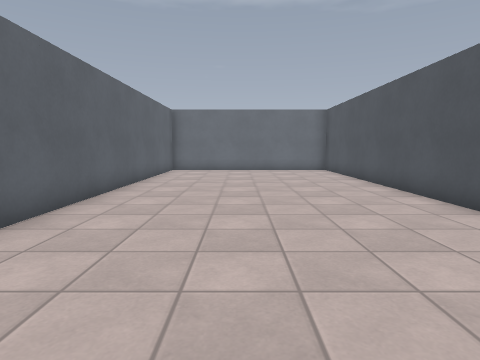
View 1 (above)

15 first-person views from a walk through a Godot game level. The camera is 1.2 m above the floor, tilts 6° down and sees 75° across. The floor is counted in squares, 1 m on a side. Each view is taken from the middle of a square. On the plan, view 1 faces up. The plan holds only what a view shows up to about 13 squares ahead; the rest is blank. Characters and animated objects are left out. Surface patterns are stand-ins for the level's own textures.

View 2
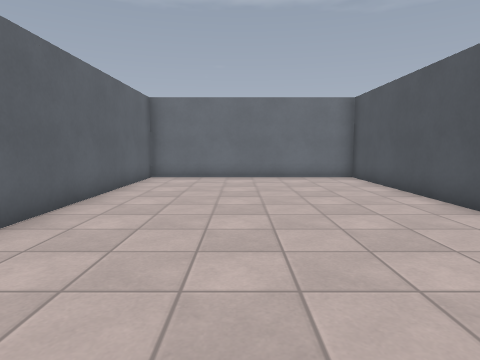

View 3
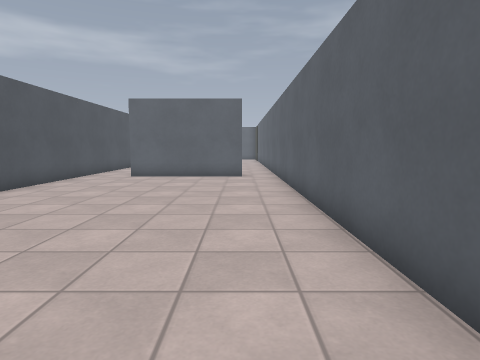

View 4
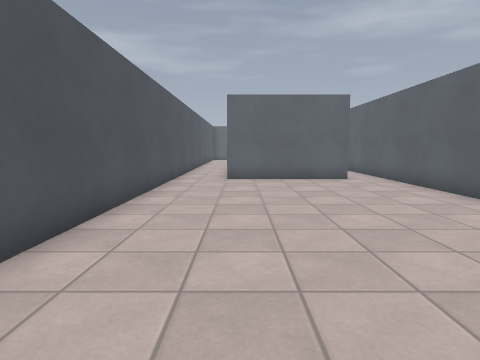

View 5
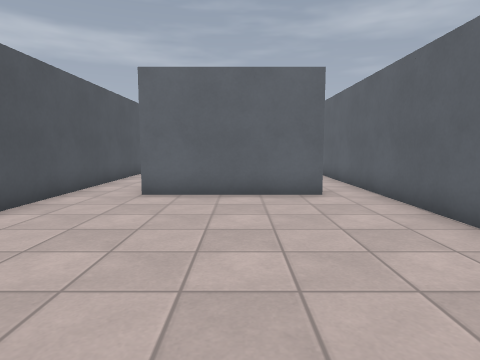

View 6
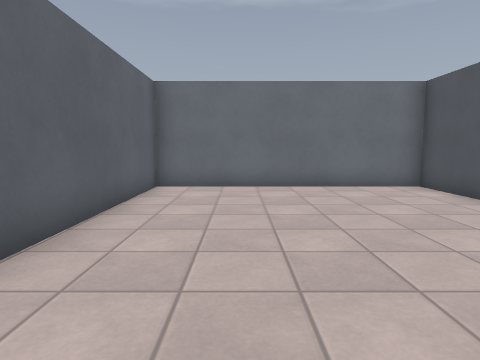

View 7
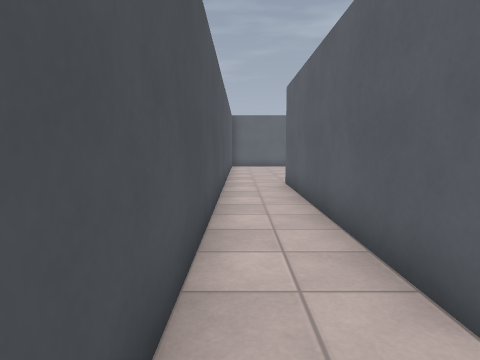

View 8
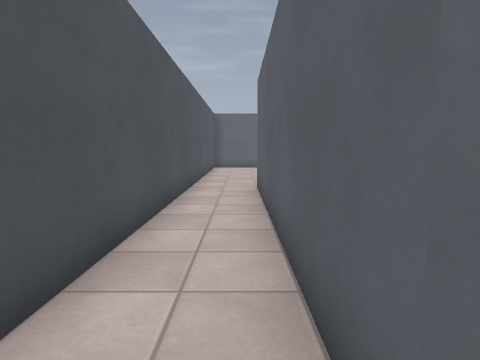

View 9
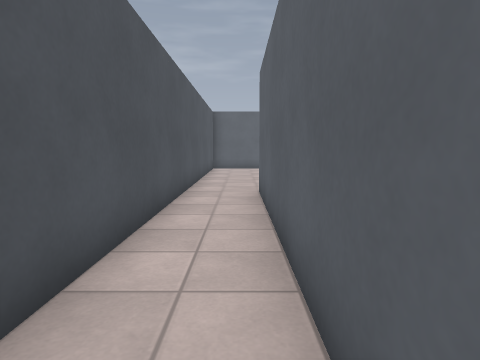

View 10
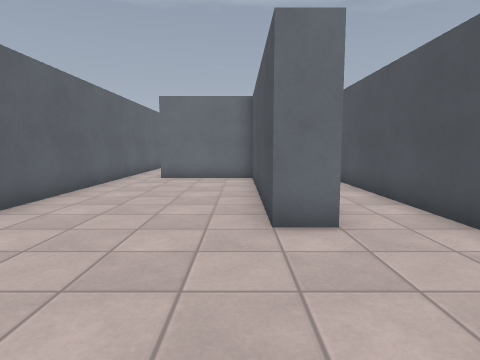

View 11
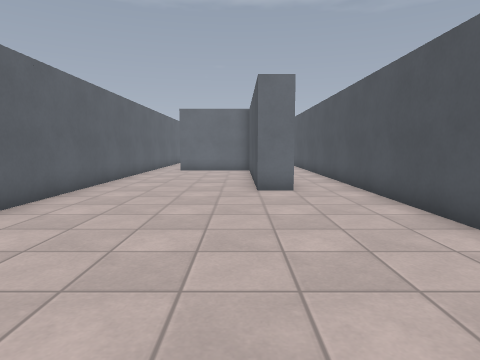

View 12
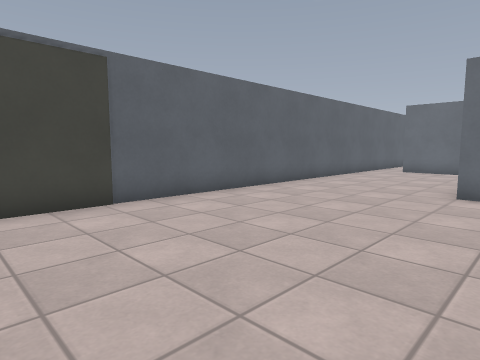

View 13
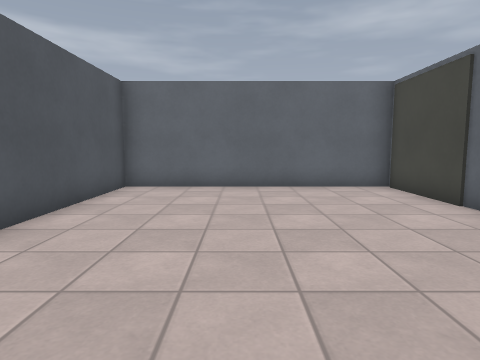

View 14
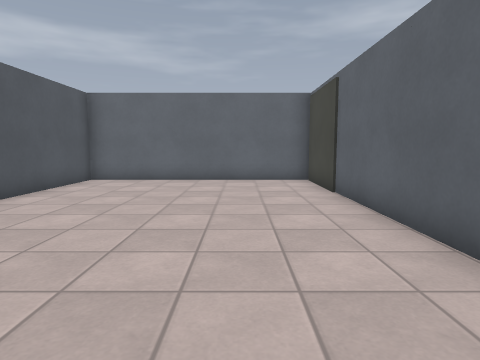

View 15
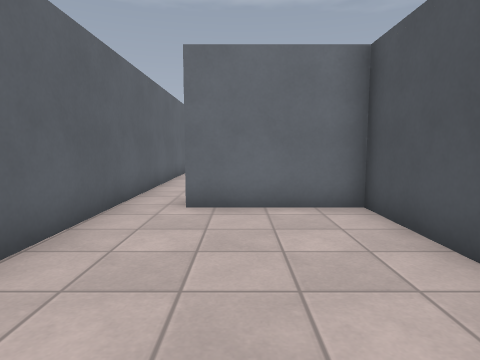

### Floor plan
Ten units are one square. View 1 is at (0, 0); x grows to the right and y downward. Boxes are objects, and circles mark ways between rooms. Rooms are numbered by the first view taken in them; rooms with no view inside come last. Other rooms are left out.
<svg viewBox="-40 -170 90 390">
<path fill="none" stroke="#000" d="M-21 38 25 38 25 124M45 135 45 -165 -35 -165 -35 55M25 124 15 124 15 48 -21 48M-35 55 -35 215 45 215 45 135"/>
<circle cx="-30" cy="45" r="3" fill="#2a7"/>
<circle cx="35" cy="130" r="3" fill="#2a7"/>
<text x="10" y="-50">1</text>
<text x="0" y="140">2</text>
</svg>
Room 1 opens to room 2.

Where each view was taken, in squares from view 1:
view 1: 0 up, 0 right, facing up
view 2: 4 up, 0 right, facing up
view 3: 9 up, 2 left, facing down
view 4: 8 up, 2 right, facing down
view 5: 4 up, 0 right, facing down
view 6: 7 up, 1 left, facing up
view 7: 2 down, 4 right, facing down
view 8: 3 down, 3 right, facing down
view 9: 4 down, 3 right, facing down
view 10: 17 down, 1 right, facing up
view 11: 21 down, 1 right, facing up
view 12: 21 down, 3 right, facing up-left
view 13: 12 down, 1 right, facing down
view 14: 10 down, 1 left, facing down
view 15: 11 down, 1 left, facing up
